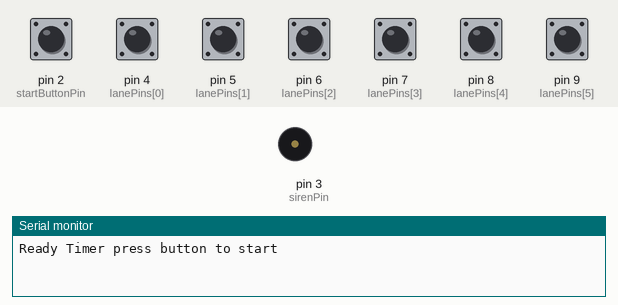
Simulated run of this sketch. Board: Arduino Uno, built with avr-gcc and run on an emulated ATmega328P. Shown: buzzer (waves = sounding, pin HIGH), the last lines printed to the serial monitor. The inputs (shaded band) are chosen by the test bench; at power-on: pin 2 (startButtonPin), pin 4 (lanePins[0]), pin 5 (lanePins[1]), pin 6 (lanePins[2]), pin 7 (lanePins[3]), pin 8 (lanePins[4]), pin 9 (lanePins[5]) HIGH.

Above: at 1.2 s.
1.3 s: pin 2 (startButtonPin) pulled LOW for 0.15 s
At 1.37 s:
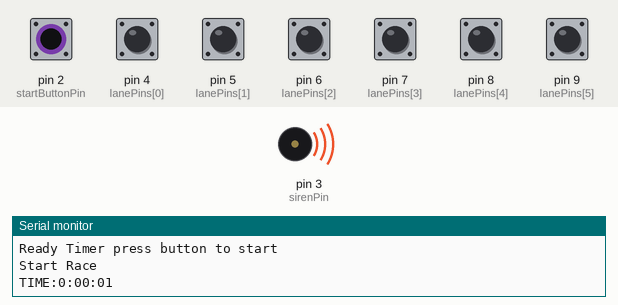
2.9 s: pin 2 (startButtonPin) pulled LOW for 1 s
At 4.2 s:
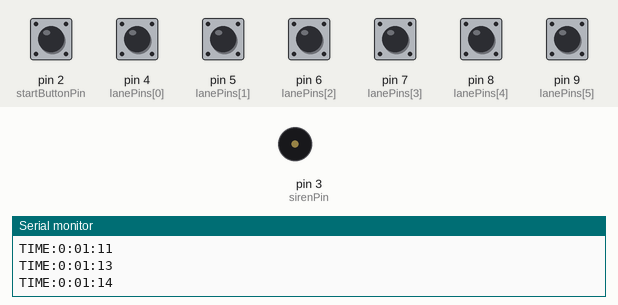
Timing chart, 0 to 5.9 s (numbered marks = the images above; inputs shaded):
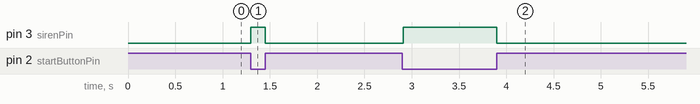

The sketch:

Regata_Arduino.ino
```cpp
#define NUM_LANES 6

const int startButtonPin = 2;
const int sirenPin = 3;
const int lanePins[NUM_LANES] = {4, 5, 6, 7, 8, 9};

const unsigned long debounceDelay = 50;   // ms
const unsigned long reviewDelay = 5000;   // referee delay
const unsigned long streamInterval = 10;  // ms (update live time every 0.01 s)

unsigned long startMillis = 0;
unsigned long finishMillis[NUM_LANES];
unsigned long decisionTime[NUM_LANES];
bool hasFinished[NUM_LANES];
bool resultPrinted[NUM_LANES];
int pressCount[NUM_LANES];
int finalStatus[NUM_LANES]; // 0 = none, 1 = OK, 2 = DQ

// Debounce
int lastRawState[NUM_LANES];
int stableState[NUM_LANES];
unsigned long lastChangeTime[NUM_LANES];

bool raceActive = false;

// Start debounce
int lastStartRaw = HIGH;
int stableStart = HIGH;
unsigned long lastStartChange = 0;

unsigned long lastStreamTime = 0;

// -------------------- Helper: Print formatted time --------------------
void printFormattedTime(unsigned long ms) {
  unsigned int minutes = (ms / 60000UL);
  unsigned int seconds = (ms / 1000UL) % 60;
  unsigned int hundredths = (ms % 1000UL) / 10; // 0–99

  Serial.print(minutes);
  Serial.print(":");
  if (seconds < 10) Serial.print("0");
  Serial.print(seconds);
  Serial.print(":");
  if (hundredths < 10) Serial.print("0");
  Serial.print(hundredths);
}

// -------------------- Setup --------------------
void setup() {
  Serial.begin(9600); // faster for smooth streaming

  pinMode(startButtonPin, INPUT_PULLUP);
  pinMode(sirenPin, OUTPUT);

  for (int i = 0; i < NUM_LANES; i++) {
    pinMode(lanePins[i], INPUT_PULLUP);
    lastRawState[i] = HIGH;
    stableState[i] = HIGH;
    lastChangeTime[i] = 0;
    pressCount[i] = 0;
    finalStatus[i] = 0;
    hasFinished[i] = false;
    resultPrinted[i] = false;
    finishMillis[i] = 0;
    decisionTime[i] = 0;
  }

  Serial.println("Ready Timer press button to start");
}

// -------------------- Main Loop --------------------
void loop() {
  unsigned long now = millis();

  // --- Handle start button ---
  int sr = digitalRead(startButtonPin);
  if (sr != lastStartRaw) {
    lastStartChange = now;
    lastStartRaw = sr;
  }
  if (now - lastStartChange > debounceDelay) {
    if (sr != stableStart) {
      if (stableStart == HIGH && sr == LOW) {
        startRace(); // always restart the race when button pressed
      }
      stableStart = sr;
    }
  }

  // Turn siren ON while start button held
  digitalWrite(sirenPin, (digitalRead(startButtonPin) == LOW) ? HIGH : LOW);

  // --- Lane buttons ---
  for (int i = 0; i < NUM_LANES; i++) {
    int r = digitalRead(lanePins[i]);
    if (r != lastRawState[i]) {
      lastChangeTime[i] = now;
      lastRawState[i] = r;
    }

    if (now - lastChangeTime[i] > debounceDelay) {
      if (r != stableState[i]) {
        if (stableState[i] == HIGH && r == LOW) {
          if (raceActive) handleLanePress(i);
        }
        stableState[i] = r;
      }
    }

    // Handle delayed referee decision
    if (raceActive && finalStatus[i] != 0 && !resultPrinted[i] && decisionTime[i] > 0) {
      if (now - decisionTime[i] >= reviewDelay) {
        printFinalResult(i);
        resultPrinted[i] = true;
      }
    }
  }

  // --- STREAM LIVE TIME ---
  if (raceActive && (now - lastStreamTime >= streamInterval)) {
    unsigned long elapsedMillis = now - startMillis;

    Serial.print("TIME:");
    printFormattedTime(elapsedMillis);
    Serial.println();

    lastStreamTime = now;
  }
}

// -------------------- Start Race --------------------
void startRace() {
  raceActive = true;
  startMillis = millis();
  lastStreamTime = startMillis;

  // Reset all lanes
  for (int i = 0; i < NUM_LANES; i++) {
    pressCount[i] = 0;
    finalStatus[i] = 0;
    hasFinished[i] = false;
    resultPrinted[i] = false;
    finishMillis[i] = 0;
    decisionTime[i] = 0;
  }

  Serial.println("Start Race");
}

// -------------------- Handle Lane Press --------------------
void handleLanePress(int lane) {
  if (pressCount[lane] < 1000) pressCount[lane]++;

  if (pressCount[lane] == 1) {
    if (!hasFinished[lane]) {
      hasFinished[lane] = true;
      finishMillis[lane] = millis() - startMillis;
      Serial.print(lane + 1);
      Serial.print("TIME");
//      printFormattedTime(finishMillis[lane]);
      Serial.println();
    }
  } else if (pressCount[lane] == 3) {
    finalStatus[lane] = 1; // OK
    decisionTime[lane] = millis();
  } else if (pressCount[lane] == 5) {
    finalStatus[lane] = 2; // DQ
  }
}

// -------------------- Print Final Results --------------------
void printFinalResult(int lane) {
  Serial.print(lane + 1);
  if (finalStatus[lane] == 2) {
    Serial.println("DISQUALIFIED");
  } else if (finalStatus[lane] == 1) {
    Serial.print("FINALTIME");
//    printFormattedTime(finishMillis[lane]);
    Serial.println();
  }
}
```

Measured:
- after the input at 1.3 s, pin 3 (sirenPin): LOW → HIGH at once, → LOW 0.15 s later
- after the input at 2.9 s, pin 3 (sirenPin): LOW → HIGH at once, → LOW 0.99 s later
